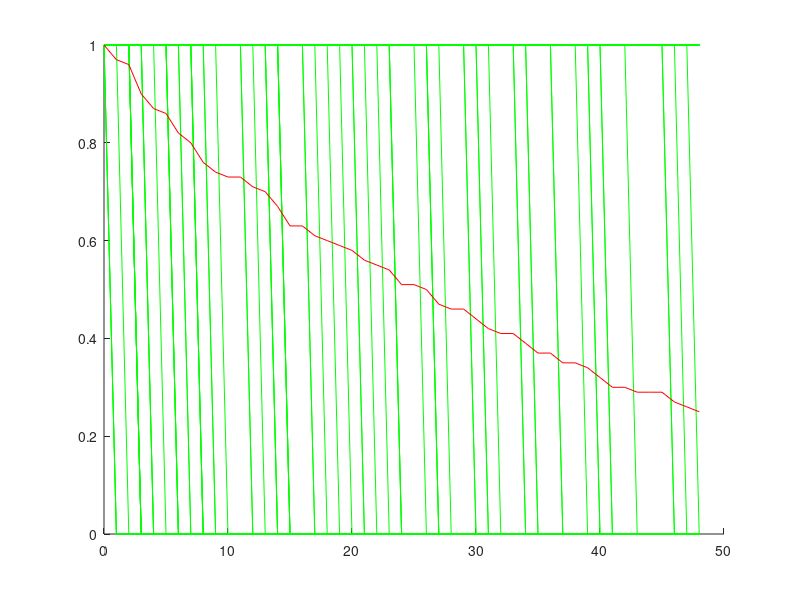

This chart was generated by the following MATLAB code:
%Stochastic / Random disease outbreak simulation in a city
clear all

hold on
for i = 1:100
    i;
    
    %parameter definition
    N = 10000; %population
    dt = 1; %hours
    beta = 0;%0.002; %contact rate
    eps = 1/(24); %average latent period = 1/eps
    endtime = 24*2; %minutes
    
    %initialization
    j = 1;
    t(j) = 0;
    I(j) = 0; %infected
    E(j) = 1; %E are in a latent incubation phase
    
    while t(j)<endtime
        dEdt1 = beta*I(j)*(N-I(j)-E(j))/N; % see pdf for derivation (p. 20-25)
        sig_dEdt1 = sqrt(dEdt1);
        dEdt2 = E(j)*eps;
        sig_dEdt2 = sqrt(dEdt2);
        
        dEdt1f = -1;
        dEdt2f = -1;
        while dEdt1f < 0 %random number has to be 0 or bigger
            rn = randn; % standard normal random number
            dEdt1f = round((dEdt1*dt+sig_dEdt1*rn*sqrt(dt)));
        end
        while dEdt2f < 0
            rn = randn;
            dEdt2f = round(binornd(E(j),1-0.5^(eps)));
        end
        
         if dEdt2f > E(j)
            dEdt2f = E(j);
        end
        
        E(j+1) = E(j)+dEdt1f-dEdt2f; % I_new = I_old + E(dI)*dt + std(dI)*sqrt(dt)*randn
        I(j+1) = I(j)+dEdt2f;
        t(j+1) = t(j)+dt; % update time
        j=j+1; % uptdate counter
        I(j) = 0;
    end
    exp(i,:) = E(:);
    %plot(t,I,'b')
    plot(t,E,'g')
end
plot(t,mean(exp(:,:)),'r')
hold off